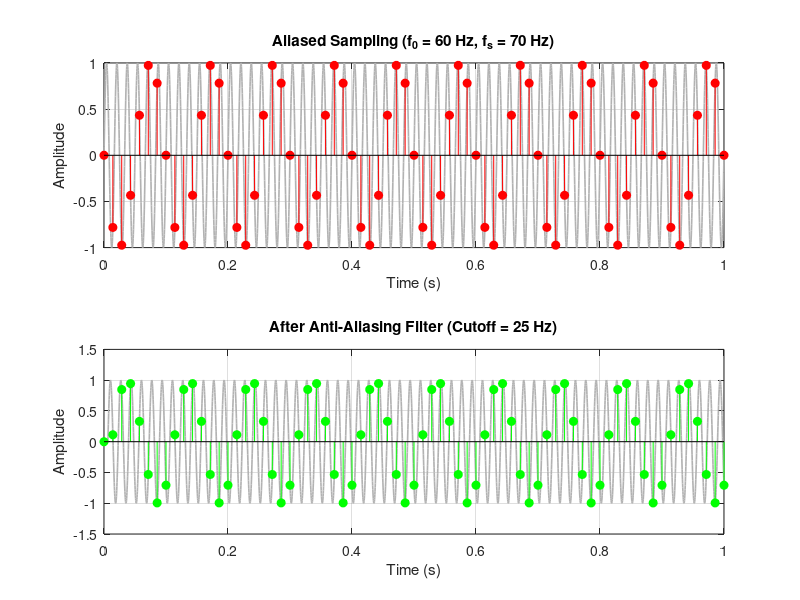

Source code (MATLAB):
%{
Problem 23: Aliasing + Filtering Combined
• Create aliased signal 
• Apply anti-aliasing filter
Analyze improvement
%}
clc;
clear;
close all;

% Original signal
f0 = 60;
fs = 70;

t = linspace(0,1,4000);
x = sin(2*pi*f0*t);

% Case 1: Direct sampling (Aliased)
ts = 0:1/fs:1;
xs_aliased = interp1(t,x,ts);

% Case 2: Apply anti-aliasing filter
b_aa = fir1(50,25/(fs/2));
x_filtered = filter(b_aa,1,x);
xs_filtered = interp1(t,x_filtered,ts);

% Plot
figure;

subplot(2,1,1);
plot(t,x,'Color',[0.7 0.7 0.7],'LineWidth',1.2);
hold on;
stem(ts,xs_aliased,'r','filled');
title(['Aliased Sampling (f_0 = ' num2str(f0) ' Hz, f_s = ' num2str(fs) ' Hz)']);
xlabel('Time (s)');
ylabel('Amplitude');
grid on;

subplot(2,1,2);
plot(t,x_filtered,'Color',[0.7 0.7 0.7],'LineWidth',1.2);
hold on;
stem(ts,xs_filtered,'g','filled');
title('After Anti-Aliasing Filter (Cutoff = 25 Hz)');
xlabel('Time (s)');
ylabel('Amplitude');
grid on;
